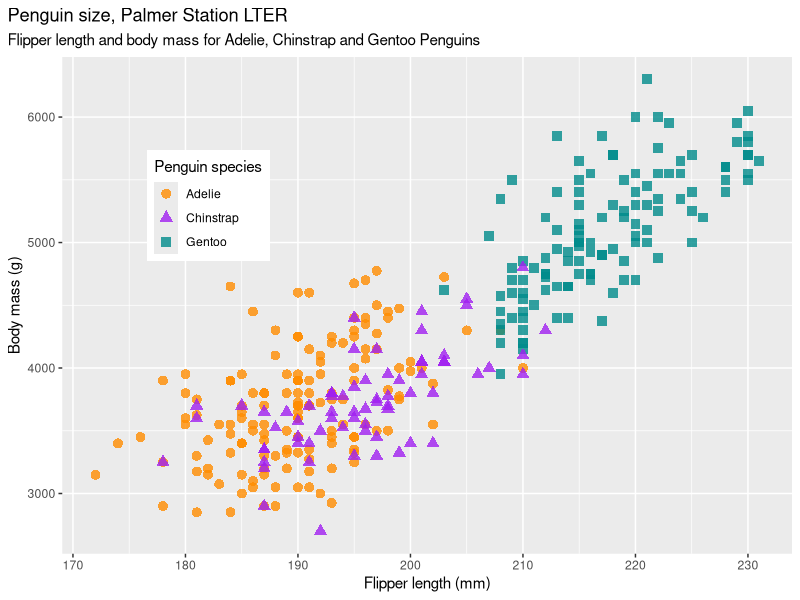
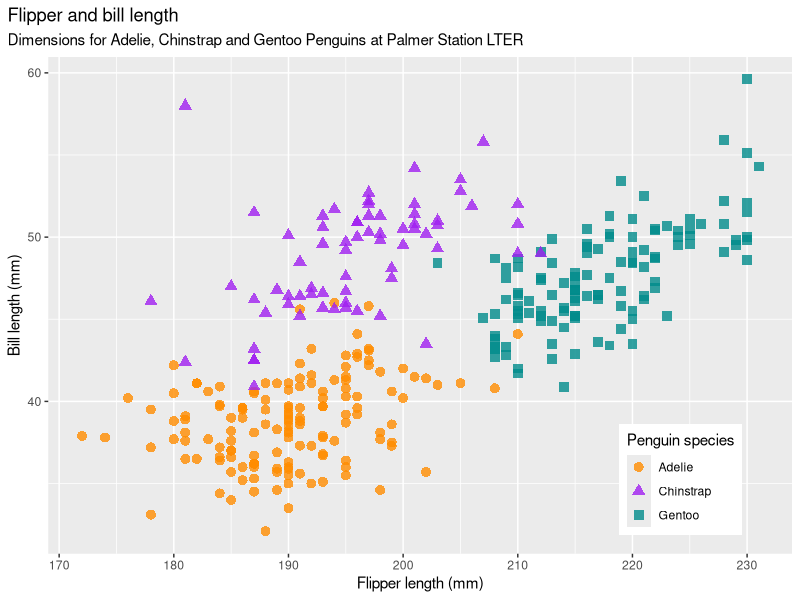
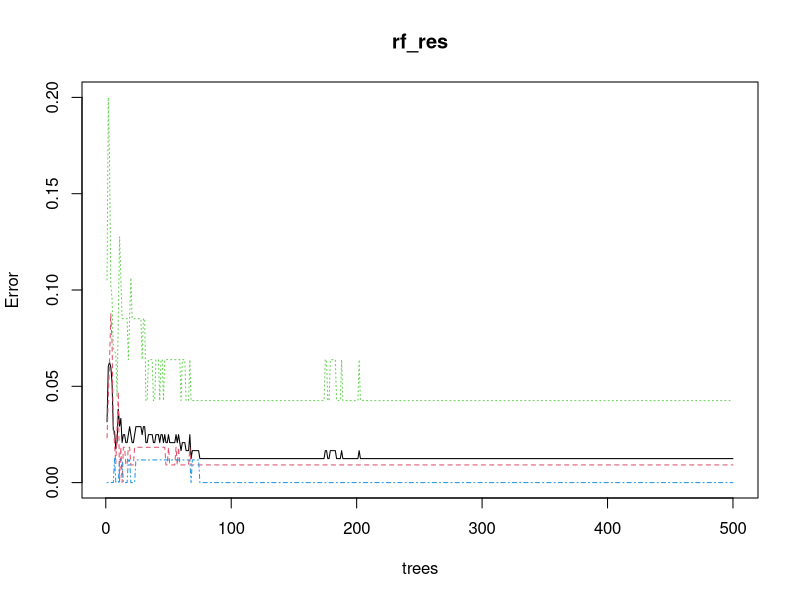
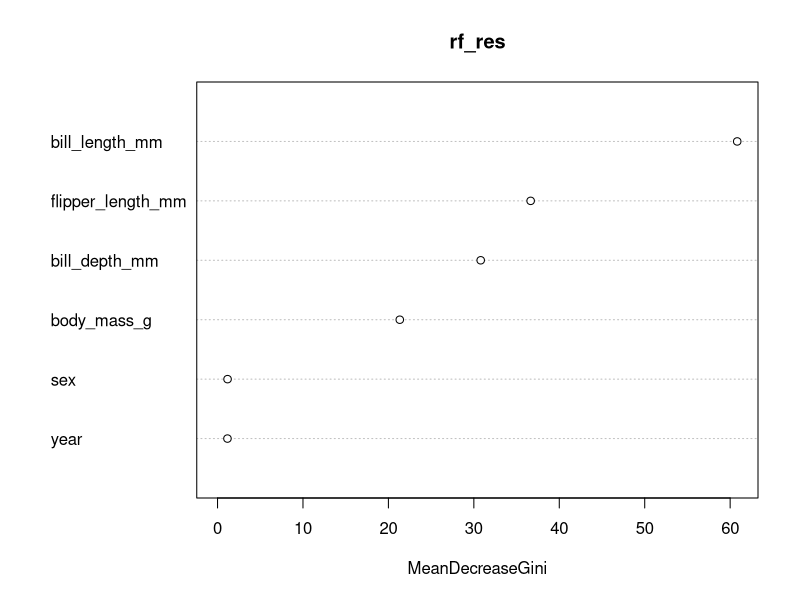

The R source for these figures, in order:
################################
# Primer mašinskog učenja za BIO2
################################

# Instalacija i učitavanje paketa
install.packages("randomForest")
install.packages("palmerpenguins")
install.packages("ggplot2")
install.packages("caret")

# Učitaj podatke za primer
library(palmerpenguins)
library(randomForest)
library(ggplot2)
library(caret)

# Izgled podataka
head(penguins)

# Izbaciti podatke koji nedostaju
penguins <- penguins |> na.omit()

################
# Vizualizacija
################

# Masa pingvina vs. duzina peraja
mass_flipper <- ggplot(data = penguins, 
                       aes(x = flipper_length_mm,
                           y = body_mass_g)) +
  geom_point(aes(color = species, 
                 shape = species),
             size = 3,
             alpha = 0.8) +
  scale_color_manual(values = c("darkorange","purple","cyan4")) +
  labs(title = "Penguin size, Palmer Station LTER",
       subtitle = "Flipper length and body mass for Adelie, Chinstrap and Gentoo Penguins",
       x = "Flipper length (mm)",
       y = "Body mass (g)",
       color = "Penguin species",
       shape = "Penguin species") +
  theme(legend.position = c(0.2, 0.7),
        plot.title.position = "plot",
        plot.caption = element_text(hjust = 0, face= "italic"),
        plot.caption.position = "plot")

mass_flipper


# Duzina peraja vs. duzina kljuna
flipper_bill <- ggplot(data = penguins,
                       aes(x = flipper_length_mm,
                           y = bill_length_mm)) +
  geom_point(aes(color = species, 
                 shape = species),
             size = 3,
             alpha = 0.8) +
  scale_color_manual(values = c("darkorange","purple","cyan4")) +
  labs(title = "Flipper and bill length",
       subtitle = "Dimensions for Adelie, Chinstrap and Gentoo Penguins at Palmer Station LTER",
       x = "Flipper length (mm)",
       y = "Bill length (mm)",
       color = "Penguin species",
       shape = "Penguin species") +
  theme(legend.position = c(0.85, 0.15),
        plot.title.position = "plot",
        plot.caption = element_text(hjust = 0, face= "italic"),
        plot.caption.position = "plot")

flipper_bill

############################
# Random Forest klasifikacija
############################

# 75/25 podela na trenting i testing
penguins$ind <- sample(2, size = nrow(penguins), 
                       prob = c(0.75, 0.25), 
                       replace = TRUE)
# razdvajanje po indikatoru
train <- penguins[penguins$ind == 1, ]
test <- penguins[penguins$ind == 2, ]


# RandomForest algoritam
rf_res <- randomForest(species ~ . -island -ind, data = train)

# Print rezultata
print(rf_res) 
plot(rf_res)

# Importance of each predictor.
varImpPlot(rf_res)


#######################
# Evaluacija predikcija
#######################

# Predikcije na trening setu
pred_train <- predict(rf_res, train)
confusionMatrix(pred_train, train$species)

# Predikcije na test setu
pred_test <- predict(rf_res, test)
confusionMatrix(pred_test, test$species)
